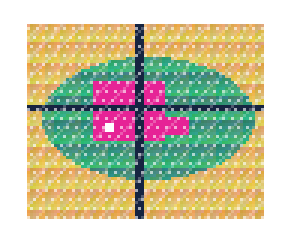
#> input picture cases/protected-rgb-donor-adoption/fixtures/source.png, 96 x 80 px (shown 3 times larger); the run also reads 1 picture not shown here
$ python make_preview.py
#> lines starting #> are read from the running program, lines starting #| are printed output that depends on the picture
#!/usr/bin/env python3
# SPDX-License-Identifier: MIT
"""Render a labelled synthetic comparison; requires the CLI's results/demo output."""
import json
from pathlib import Path

from PIL import Image, ImageDraw, ImageFont

CASE = Path(__file__).resolve().parents[1]


def load(name):
#> called with name = 'fixtures/source.png'
    with Image.open(CASE / name) as image:
#> image is the input picture: PIL image 96x80 RGBA; mean R, G, B, A 179.1, 161.7, 101.9, 152.7
        return image.copy()


def checker(image):
    bg = Image.new("RGBA", image.size)
    bg.putdata([(205, 214, 225, 255) if (x // 8 + y // 8) % 2 else (246, 248, 251, 255)
                for y in range(image.height) for x in range(image.width)])
    return Image.alpha_composite(bg, image.convert("RGBA")).convert("RGB")


def main():
    source = load("fixtures/source.png")
    donor = load("fixtures/donor-padded.png")
    mask = load("fixtures/mask.png")
#> call 3 of load, with name = 'fixtures/mask.png'
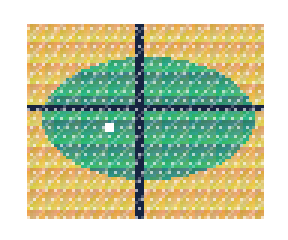
#> input picture cases/protected-rgb-donor-adoption/fixtures/expected.png, 96 x 80 px, given in place of mask.png, which was not available (shown 3 times larger)
#> in load, image is the input picture: PIL image 96x80 RGBA; mean R, G, B, A 169.8, 168.6, 100.3, 152.7
    expected = load("fixtures/expected.png")
    adopted = load("results/demo/adopted.png")
    naive = source.convert("RGB")
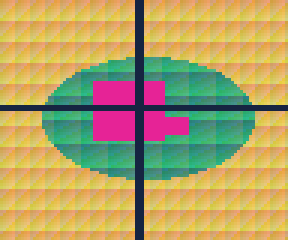
#> naive: PIL image 96x80 RGB (shown 3 times larger); mean R, G, B 179.1, 161.7, 101.9
    naive.paste(donor.crop((5, 7, 53, 47)), (23, 19))
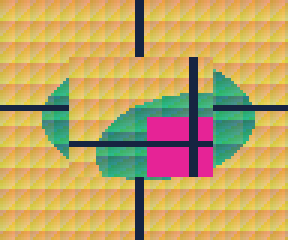
#> naive: PIL image 96x80 RGB (shown 3 times larger); mean R, G, B 194.1, 165.6, 98.9
    naive = naive.convert("RGBA")
#> naive: PIL image 96x80 RGBA
    naive.putalpha(source.getchannel("A"))
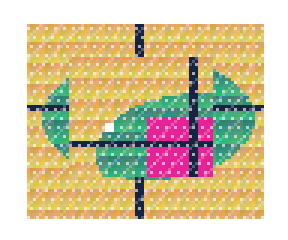
#> naive: PIL image 96x80 RGBA (shown 3 times larger); mean R, G, B, A 194.1, 165.6, 98.9, 152.7; transparent parts drawn white
    naive.save(CASE / "results/naive-whole-crop.png")
#> (the run stopped early here; a loop or call above may not have finished)
